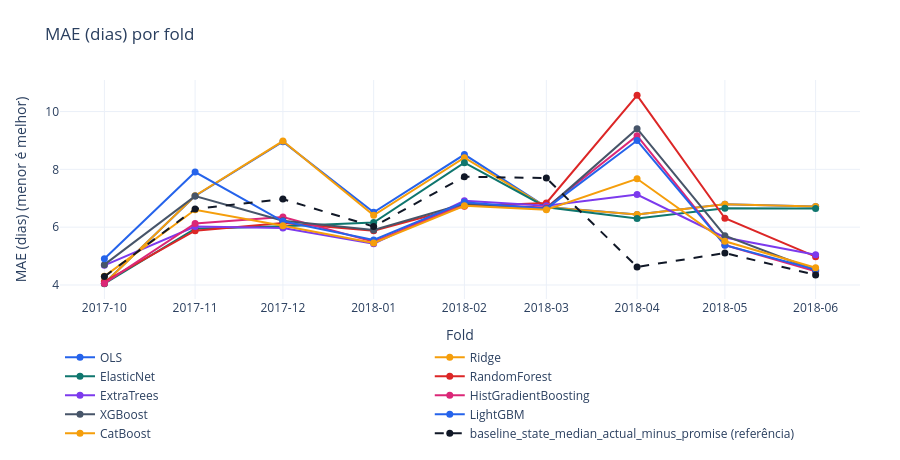
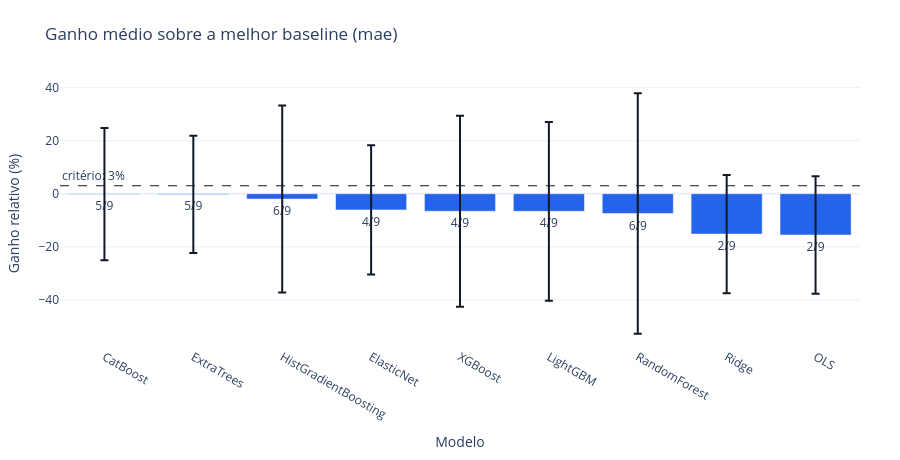

Notebook cell for these charts, in order:
### Markdown cell above
Na regressão do atraso, o mesmo critério se aplica ao MAE, em que menor é melhor, com ganho mínimo de 3%. A baseline de referência é escolhida, como na classificação, pela melhor média nos folds. O primeiro gráfico mostra o MAE de cada modelo em cada fold, com a melhor baseline tracejada, e o segundo mostra o ganho médio com a linha do critério.

### Code cell
regression_summary = tournament_summary(regression_results)
regression_columns = [
    "model",
    "n_folds",
    "mae_mean",
    "mae_std",
    "mae_gain_vs_baseline",
    "mae_folds_won",
    "mae_best_baseline",
    "rmse_mean",
]
display(regression_summary[[c for c in regression_columns if c in regression_summary.columns]])

regression_candidates = regression_summary.loc[~regression_summary["is_baseline"], "model"].tolist()
regression_baseline = regression_summary["mae_best_baseline"].replace("", pd.NA).dropna().iloc[0]
plot_metric_by_fold(
    regression_results,
    fold_col="fold",
    model_col="model",
    metric_col="mae",
    reference=regression_baseline,
    models=regression_candidates,
    lower_is_better=True,
    language=LANG,
).show()
plot_gain_over_baseline(regression_summary, metric="mae", threshold=0.03, fold_results=regression_results, language=LANG).show()

### Figure 1 — Plotly figure (JSON) as saved in the notebook; plotly's stock layout.template omitted (floating-point values rounded to 4 significant figures)
{"data": [{"hovertemplate": "OLS<br>Fold %{x}: %{y:.4f}<extra></extra>", "line": {"color": "#2563EB", "dash": "solid"}, "marker": {"size": 7}, "mode": "lines+markers", "name": "OLS", "type": "scatter", "x": ["2017-10", "2017-11", "2017-12", "2018-01", "2018-02", "2018-03", "2018-04", "2018-05", "2018-06"], "y": [4.057, 7.081, 8.955, 6.512, 8.512, 6.695, 6.438, 6.797, 6.718]}, {"hovertemplate": "Ridge<br>Fold %{x}: %{y:.4f}<extra></extra>", "line": {"color": "#F59E0B", "dash": "solid"}, "marker": {"size": 7}, "mode": "lines+markers", "name": "Ridge", "type": "scatter", "x": ["2017-10", "2017-11", "2017-12", "2018-01", "2018-02", "2018-03", "2018-04", "2018-05", "2018-06"], "y": [4.053, 7.088, 8.978, 6.408, 8.404, 6.693, 6.438, 6.794, 6.715]}, {"hovertemplate": "ElasticNet<br>Fold %{x}: %{y:.4f}<extra></extra>", "line": {"color": "#0F766E", "dash": "solid"}, "marker": {"size": 7}, "mode": "lines+markers", "name": "ElasticNet", "type": "scatter", "x": ["2017-10", "2017-11", "2017-12", "2018-01", "2018-02", "2018-03", "2018-04", "2018-05", "2018-06"], "y": [4.045, 5.945, 6.028, 6.159, 8.23, 6.691, 6.304, 6.653, 6.647]}, {"hovertemplate": "RandomForest<br>Fold %{x}: %{y:.4f}<extra></extra>", "line": {"color": "#DC2626", "dash": "solid"}, "marker": {"size": 7}, "mode": "lines+markers", "name": "RandomForest", "type": "scatter", "x": ["2017-10", "2017-11", "2017-12", "2018-01", "2018-02", "2018-03", "2018-04", "2018-05", "2018-06"], "y": [4.117, 5.877, 6.14, 5.88, 6.723, 6.839, 10.56, 6.31, 4.979]}, {"hovertemplate": "ExtraTrees<br>Fold %{x}: %{y:.4f}<extra></extra>", "line": {"color": "#7C3AED", "dash": "solid"}, "marker": {"size": 7}, "mode": "lines+markers", "name": "ExtraTrees", "type": "scatter", "x": ["2017-10", "2017-11", "2017-12", "2018-01", "2018-02", "2018-03", "2018-04", "2018-05", "2018-06"], "y": [4.679, 6.024, 5.972, 5.431, 6.913, 6.742, 7.126, 5.644, 5.049]}, {"hovertemplate": "HistGradientBoosting<br>Fold %{x}: %{y:.4f}<extra></extra>", "line": {"color": "#DB2777", "dash": "solid"}, "marker": {"size": 7}, "mode": "lines+markers", "name": "HistGradientBoosting", "type": "scatter", "x": ["2017-10", "2017-11", "2017-12", "2018-01", "2018-02", "2018-03", "2018-04", "2018-05", "2018-06"], "y": [4.053, 6.13, 6.351, 5.494, 6.781, 6.679, 9.165, 5.382, 4.472]}, {"hovertemplate": "XGBoost<br>Fold %{x}: %{y:.4f}<extra></extra>", "line": {"color": "#475569", "dash": "solid"}, "marker": {"size": 7}, "mode": "lines+markers", "name": "XGBoost", "type": "scatter", "x": ["2017-10", "2017-11", "2017-12", "2018-01", "2018-02", "2018-03", "2018-04", "2018-05", "2018-06"], "y": [4.704, 7.075, 6.226, 5.901, 6.806, 6.642, 9.406, 5.704, 4.509]}, {"hovertemplate": "LightGBM<br>Fold %{x}: %{y:.4f}<extra></extra>", "line": {"color": "#2563EB", "dash": "solid"}, "marker": {"size": 7}, "mode": "lines+markers", "name": "LightGBM", "type": "scatter", "x": ["2017-10", "2017-11", "2017-12", "2018-01", "2018-02", "2018-03", "2018-04", "2018-05", "2018-06"], "y": [4.908, 7.908, 6.201, 5.56, 6.862, 6.641, 8.998, 5.376, 4.533]}, {"hovertemplate": "CatBoost<br>Fold %{x}: %{y:.4f}<extra></extra>", "line": {"color": "#F59E0B", "dash": "solid"}, "marker": {"size": 7}, "mode": "lines+markers", "name": "CatBoost", "type": "scatter", "x": ["2017-10", "2017-11", "2017-12", "2018-01", "2018-02", "2018-03", "2018-04", "2018-05", "2018-06"], "y": [4.3, 6.601, 6.046, 5.455, 6.739, 6.602, 7.673, 5.513, 4.599]}, {"hovertemplate": "baseline_state_median_actual_minus_promise<br>Fold %{x}: %{y:.4f}<extra></extra>", "line": {"color": "#111827", "dash": "dash"}, "marker": {"size": 7}, "mode": "lines+markers", "name": "baseline_state_median_actual_minus_promise (referência)", "type": "scatter", "x": ["2017-10", "2017-11", "2017-12", "2018-01", "2018-02", "2018-03", "2018-04", "2018-05", "2018-06"], "y": [4.291, 6.631, 6.971, 6.021, 7.747, 7.697, 4.625, 5.105, 4.348]}], "layout": {"height": 460, "legend": {"orientation": "h", "y": -0.2}, "margin": {"b": 60, "l": 60, "r": 40, "t": 80}, "title": {"text": "MAE (dias) por fold"}, "xaxis": {"tickmode": "array", "ticktext": ["2017-10", "2017-11", "2017-12", "2018-01", "2018-02", "2018-03", "2018-04", "2018-05", "2018-06"], "tickvals": ["2017-10", "2017-11", "2017-12", "2018-01", "2018-02", "2018-03", "2018-04", "2018-05", "2018-06"], "title": {"text": "Fold"}}, "yaxis": {"title": {"text": "MAE (dias) (menor é melhor)"}}}}

### Figure 2 — Plotly figure (JSON) as saved in the notebook; plotly's stock layout.template omitted (floating-point values rounded to 4 significant figures)
{"data": [{"cliponaxis": false, "error_y": {"array": [24.95, 22.11, 35.3, 24.4, 36.04, 33.69, 45.31, 22.32, 22.14], "color": "#111827", "type": "data"}, "hovertemplate": "%{x}<br>%{y:.2f}%<br>folds vencidos: %{text}<extra></extra>", "marker": {"color": "#2563EB"}, "name": "mae", "showlegend": false, "text": ["5/9", "5/9", "6/9", "4/9", "4/9", "4/9", "6/9", "2/9", "2/9"], "textposition": "outside", "type": "bar", "x": ["CatBoost", "ExtraTrees", "HistGradientBoosting", "ElasticNet", "XGBoost", "LightGBM", "RandomForest", "Ridge", "OLS"], "y": [-0.168, -0.2634, -2.001, -6.108, -6.615, -6.643, -7.462, -15.22, -15.58]}], "layout": {"annotations": [{"showarrow": false, "text": "critério: 3%", "x": 0, "xanchor": "left", "xref": "x domain", "y": 3, "yanchor": "bottom", "yref": "y"}], "height": 460, "margin": {"b": 80, "l": 60, "r": 40, "t": 80}, "shapes": [{"line": {"color": "#111827", "dash": "dash", "width": 1}, "type": "line", "x0": 0, "x1": 1, "xref": "x domain", "y0": 3, "y1": 3, "yref": "y"}], "title": {"text": "Ganho médio sobre a melhor baseline (mae)"}, "xaxis": {"title": {"text": "Modelo"}}, "yaxis": {"title": {"text": "Ganho relativo (%)"}, "zeroline": true}}}
